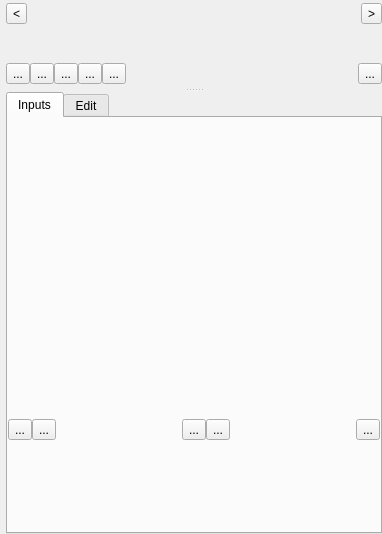
<?xml version="1.0" encoding="UTF-8"?>
<ui version="4.0">
 <class>sessionManager</class>
 <widget class="QWidget" name="sessionManager">
  <property name="geometry">
   <rect>
    <x>0</x>
    <y>0</y>
    <width>382</width>
    <height>534</height>
   </rect>
  </property>
  <property name="windowTitle">
   <string>Form</string>
  </property>
  <layout class="QVBoxLayout" name="verticalLayout_5">
   <property name="leftMargin">
    <number>6</number>
   </property>
   <property name="topMargin">
    <number>0</number>
   </property>
   <property name="rightMargin">
    <number>0</number>
   </property>
   <property name="bottomMargin">
    <number>0</number>
   </property>
   <item>
    <widget class="QSplitter" name="splitter">
     <property name="orientation">
      <enum>Qt::Vertical</enum>
     </property>
     <widget class="QWidget" name="sessionTreeWidget" >
      <layout class="QVBoxLayout" name="verticalLayout">
       <property name="spacing">
        <number>0</number>
       </property>
       <property name="margin">
        <number>0</number>
       </property>
       <item>
        <widget class="QWidget" name="navPanel" >
         <layout class="QHBoxLayout" name="horizontalLayout_5">
          <property name="spacing">
           <number>0</number>
          </property>
          <property name="leftMargin">
           <number>0</number>
          </property>
          <property name="topMargin">
           <number>0</number>
          </property>
          <property name="rightMargin">
           <number>0</number>
          </property>
          <property name="bottomMargin">
           <number>2</number>
          </property>
          <item>
           <widget class="QToolButton" name="prevViewButton">
            <property name="text">
             <string>&lt;</string>
            </property>
            <property name="arrowType">
             <enum>Qt::NoArrow</enum>
            </property>
            <property name="tbstyle" stdset="0">
             <string notr="true">arrow</string>
            </property>
           </widget>
          </item>
          <item>
           <widget class="QLabel" name="viewLabel">
            <property name="text">
             <string/>
            </property>
            <property name="scaledContents">
             <bool>true</bool>
            </property>
            <property name="alignment">
             <set>Qt::AlignCenter</set>
            </property>
            <property name="wordWrap">
             <bool>true</bool>
            </property>
           </widget>
          </item>
          <item>
           <widget class="QToolButton" name="nextViewButton">
            <property name="text">
             <string>&gt;</string>
            </property>
            <property name="arrowType">
             <enum>Qt::NoArrow</enum>
            </property>
            <property name="tbstyle" stdset="0">
             <string notr="true">arrow</string>
            </property>
           </widget>
          </item>
         </layout>
        </widget>
       </item>
       <item>
        <widget class="QWidget" name="treeView" >
         <property name="minimumSize">
          <size>
           <width>0</width>
           <height>0</height>
          </size>
         </property>
        </widget>
       </item>
       <item>
        <widget class="QWidget" name="buttonBar" >
         <layout class="QHBoxLayout" name="horizontalLayout">
          <property name="spacing">
           <number>0</number>
          </property>
          <property name="margin">
           <number>0</number>
          </property>
          <item>
           <widget class="QToolButton" name="addButton">
            <property name="text">
             <string>...</string>
            </property>
            <property name="tbstyle" stdset="0">
             <string notr="true">left_menu</string>
            </property>
           </widget>
          </item>
          <item>
           <widget class="QToolButton" name="folderButton">
            <property name="text">
             <string>...</string>
            </property>
            <property name="tbstyle" stdset="0">
             <string notr="true">interior_menu</string>
            </property>
           </widget>
          </item>
          <item>
           <widget class="QToolButton" name="deleteButton">
            <property name="text">
             <string>...</string>
            </property>
            <property name="tbstyle" stdset="0">
             <string notr="true">interior</string>
            </property>
           </widget>
          </item>
          <item>
           <widget class="QToolButton" name="renameButton">
            <property name="text">
             <string>...</string>
            </property>
            <property name="tbstyle" stdset="0">
             <string notr="true">interior</string>
            </property>
           </widget>
          </item>
          <item>
           <widget class="QToolButton" name="selectCurrentButton">
            <property name="text">
             <string>...</string>
            </property>
            <property name="tbstyle" stdset="0">
             <string notr="true">right</string>
            </property>
           </widget>
          </item>
          <item>
           <spacer name="horizontalSpacer">
            <property name="orientation">
             <enum>Qt::Horizontal</enum>
            </property>
            <property name="sizeHint" stdset="0">
             <size>
              <width>40</width>
              <height>20</height>
             </size>
            </property>
           </spacer>
          </item>
          <item>
           <spacer name="horizontalSpacer_2">
            <property name="orientation">
             <enum>Qt::Horizontal</enum>
            </property>
            <property name="sizeHint" stdset="0">
             <size>
              <width>45</width>
              <height>20</height>
             </size>
            </property>
           </spacer>
          </item>
          <item>
           <widget class="QToolButton" name="configButton">
            <property name="text">
             <string>...</string>
            </property>
            <property name="popupMode">
             <enum>QToolButton::DelayedPopup</enum>
            </property>
            <property name="tbstyle" stdset="0">
             <string notr="true">solo_menu</string>
            </property>
           </widget>
          </item>
         </layout>
        </widget>
       </item>
      </layout>
     </widget>
     <widget class="QWidget" name="lowerPanel" >
      <layout class="QVBoxLayout" name="verticalLayout_3">
       <property name="spacing">
        <number>0</number>
       </property>
       <property name="margin">
        <number>0</number>
       </property>
       <item>
        <widget class="QTabWidget" name="tabWidget">
         <property name="tabPosition">
          <enum>QTabWidget::North</enum>
         </property>
         <property name="tabShape">
          <enum>QTabWidget::Rounded</enum>
         </property>
         <property name="currentIndex">
          <number>0</number>
         </property>
         <widget class="QWidget" name="inputsTab">
          <attribute name="title">
           <string>Inputs</string>
          </attribute>
          <layout class="QVBoxLayout" name="horizontalLayout_2">
           <property name="spacing">
            <number>0</number>
           </property>
           <property name="leftMargin">
            <number>0</number>
           </property>
           <property name="topMargin">
            <number>4</number>
           </property>
           <property name="rightMargin">
            <number>0</number>
           </property>
           <property name="bottomMargin">
            <number>0</number>
           </property>
           <item>
            <widget class="QWidget" name="inputsListView" />
           </item>
           <item>
            <widget class="QWidget" name="widget_2" >
             <layout class="QHBoxLayout" name="verticalLayout_2">
              <property name="spacing">
               <number>0</number>
              </property>
              <property name="margin">
               <number>0</number>
              </property>
              <item>
               <widget class="QToolButton" name="orderUpButton">
                <property name="text">
                 <string>...</string>
                </property>
                <property name="tbstyle" stdset="0">
                 <string notr="true">solo</string>
                </property>
               </widget>
              </item>
              <item>
               <widget class="QToolButton" name="orderDownButton">
                <property name="text">
                 <string>...</string>
                </property>
                <property name="tbstyle" stdset="0">
                 <string notr="true">solo</string>
                </property>
               </widget>
              </item>
              <item>
               <spacer name="verticalSpacer_2">
                <property name="orientation">
                 <enum>Qt::Horizontal</enum>
                </property>
                <property name="sizeHint" stdset="0">
                 <size>
                  <width>20</width>
                  <height>5</height>
                 </size>
                </property>
               </spacer>
              </item>
              <item>
               <widget class="QToolButton" name="sortAscButton">
                <property name="text">
                 <string>...</string>
                </property>
               </widget>
              </item>
              <item>
               <widget class="QToolButton" name="sortDescButton">
                <property name="text">
                 <string>...</string>
                </property>
               </widget>
              </item>
              <item>
               <spacer name="verticalSpacer_3">
                <property name="orientation">
                 <enum>Qt::Horizontal</enum>
                </property>
                <property name="sizeHint" stdset="0">
                 <size>
                  <width>20</width>
                  <height>5</height>
                 </size>
                </property>
               </spacer>
              </item>
              <item>
               <widget class="QToolButton" name="inputsDeleteButton">
                <property name="text">
                 <string>...</string>
                </property>
                <property name="tbstyle" stdset="0">
                 <string notr="true">solo</string>
                </property>
               </widget>
              </item>
             </layout>
            </widget>
           </item>
          </layout>
         </widget>
         <widget class="QWidget" name="viewUITab">
          <attribute name="title">
           <string>Edit</string>
          </attribute>
          <layout class="QVBoxLayout" name="verticalLayout_4">
           <property name="spacing">
            <number>0</number>
           </property>
           <property name="margin">
            <number>0</number>
           </property>
           <item>
            <widget class="QTreeWidget" name="uiTreeWidget">
             <property name="indentation">
              <number>0</number>
             </property>
             <property name="rootIsDecorated">
              <bool>true</bool>
             </property>
             <property name="animated">
              <bool>false</bool>
             </property>
             <property name="headerHidden">
              <bool>true</bool>
             </property>
             <column>
              <property name="text">
               <string notr="true">1</string>
              </property>
             </column>
            </widget>
           </item>
          </layout>
         </widget>
        </widget>
       </item>
      </layout>
     </widget>
    </widget>
   </item>
  </layout>
 </widget>
 <resources/>
 <connections/>
</ui>
